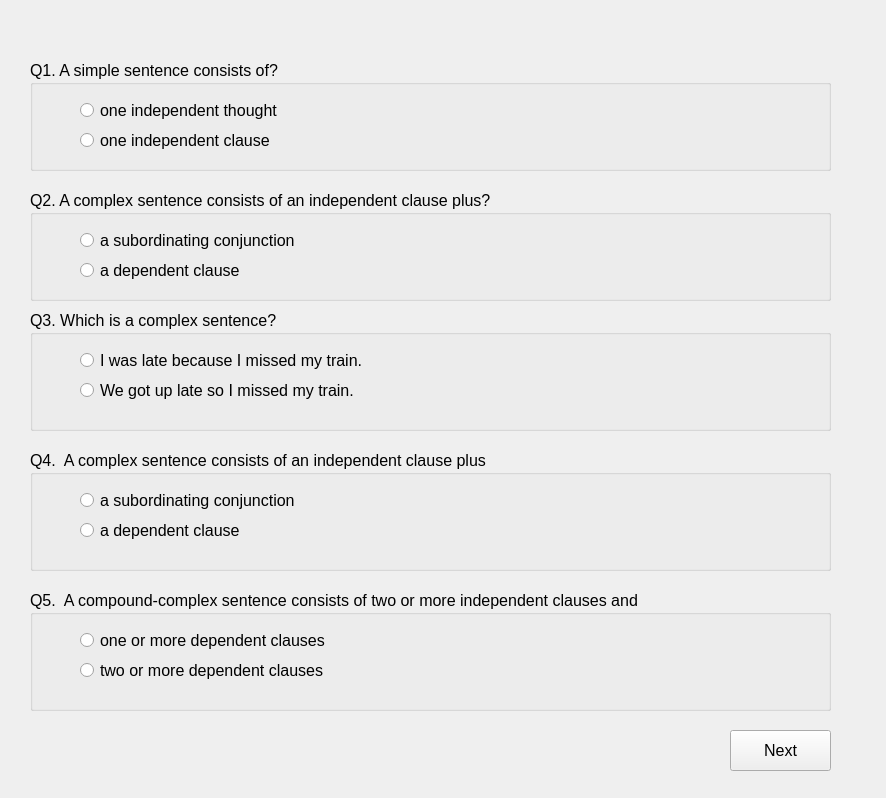
<?xml version="1.0" encoding="UTF-8"?>
<ui version="4.0">
 <class>TestForm1</class>
 <widget class="QWidget" name="TestForm1">
  <property name="geometry">
   <rect>
    <x>0</x>
    <y>0</y>
    <width>886</width>
    <height>798</height>
   </rect>
  </property>
  <property name="windowTitle">
   <string>Form</string>
  </property>
  <widget class="QGroupBox" name="groupBox">
   <property name="geometry">
    <rect>
     <x>30</x>
     <y>60</y>
     <width>801</width>
     <height>111</height>
    </rect>
   </property>
   <property name="font">
    <font>
     <pointsize>12</pointsize>
    </font>
   </property>
   <property name="title">
    <string>Q1. A simple sentence consists of?</string>
   </property>
   <widget class="QRadioButton" name="radioButton">
    <property name="geometry">
     <rect>
      <x>50</x>
      <y>40</y>
      <width>291</width>
      <height>20</height>
     </rect>
    </property>
    <property name="text">
     <string>one independent thought</string>
    </property>
   </widget>
   <widget class="QRadioButton" name="radioButton_2">
    <property name="geometry">
     <rect>
      <x>50</x>
      <y>70</y>
      <width>291</width>
      <height>20</height>
     </rect>
    </property>
    <property name="text">
     <string>one independent clause</string>
    </property>
   </widget>
  </widget>
  <widget class="QGroupBox" name="groupBox_2">
   <property name="geometry">
    <rect>
     <x>30</x>
     <y>190</y>
     <width>801</width>
     <height>111</height>
    </rect>
   </property>
   <property name="font">
    <font>
     <pointsize>12</pointsize>
    </font>
   </property>
   <property name="title">
    <string>Q2. A complex sentence consists of an independent clause plus?</string>
   </property>
   <widget class="QRadioButton" name="radioButton_3">
    <property name="geometry">
     <rect>
      <x>50</x>
      <y>40</y>
      <width>361</width>
      <height>20</height>
     </rect>
    </property>
    <property name="text">
     <string>a subordinating conjunction</string>
    </property>
   </widget>
   <widget class="QRadioButton" name="radioButton_4">
    <property name="geometry">
     <rect>
      <x>50</x>
      <y>70</y>
      <width>321</width>
      <height>20</height>
     </rect>
    </property>
    <property name="text">
     <string>a dependent clause</string>
    </property>
   </widget>
  </widget>
  <widget class="QGroupBox" name="groupBox_3">
   <property name="geometry">
    <rect>
     <x>30</x>
     <y>310</y>
     <width>801</width>
     <height>121</height>
    </rect>
   </property>
   <property name="font">
    <font>
     <pointsize>12</pointsize>
    </font>
   </property>
   <property name="title">
    <string>Q3. Which is a complex sentence?</string>
   </property>
   <widget class="QRadioButton" name="radioButton_5">
    <property name="geometry">
     <rect>
      <x>50</x>
      <y>40</y>
      <width>391</width>
      <height>20</height>
     </rect>
    </property>
    <property name="text">
     <string>I was late because I missed my train.</string>
    </property>
   </widget>
   <widget class="QRadioButton" name="radioButton_6">
    <property name="geometry">
     <rect>
      <x>50</x>
      <y>70</y>
      <width>361</width>
      <height>20</height>
     </rect>
    </property>
    <property name="text">
     <string>We got up late so I missed my train.</string>
    </property>
   </widget>
  </widget>
  <widget class="QGroupBox" name="groupBox_4">
   <property name="geometry">
    <rect>
     <x>30</x>
     <y>450</y>
     <width>801</width>
     <height>121</height>
    </rect>
   </property>
   <property name="font">
    <font>
     <pointsize>12</pointsize>
     <weight>50</weight>
     <bold>false</bold>
    </font>
   </property>
   <property name="title">
    <string>Q4.  A complex sentence consists of an independent clause plus </string>
   </property>
   <widget class="QRadioButton" name="radioButton_7">
    <property name="geometry">
     <rect>
      <x>50</x>
      <y>40</y>
      <width>301</width>
      <height>20</height>
     </rect>
    </property>
    <property name="text">
     <string>a subordinating conjunction</string>
    </property>
   </widget>
   <widget class="QRadioButton" name="radioButton_8">
    <property name="geometry">
     <rect>
      <x>50</x>
      <y>70</y>
      <width>301</width>
      <height>20</height>
     </rect>
    </property>
    <property name="text">
     <string>a dependent clause</string>
    </property>
   </widget>
  </widget>
  <widget class="QGroupBox" name="groupBox_5">
   <property name="geometry">
    <rect>
     <x>30</x>
     <y>590</y>
     <width>801</width>
     <height>121</height>
    </rect>
   </property>
   <property name="font">
    <font>
     <pointsize>12</pointsize>
    </font>
   </property>
   <property name="title">
    <string>Q5.  A compound-complex sentence consists of two or more independent clauses and</string>
   </property>
   <widget class="QRadioButton" name="radioButton_9">
    <property name="geometry">
     <rect>
      <x>50</x>
      <y>40</y>
      <width>341</width>
      <height>20</height>
     </rect>
    </property>
    <property name="text">
     <string>one or more dependent clauses</string>
    </property>
   </widget>
   <widget class="QRadioButton" name="radioButton_10">
    <property name="geometry">
     <rect>
      <x>50</x>
      <y>70</y>
      <width>311</width>
      <height>20</height>
     </rect>
    </property>
    <property name="text">
     <string>two or more dependent clauses</string>
    </property>
   </widget>
  </widget>
  <widget class="QPushButton" name="pushButton">
   <property name="geometry">
    <rect>
     <x>730</x>
     <y>730</y>
     <width>101</width>
     <height>41</height>
    </rect>
   </property>
   <property name="font">
    <font>
     <pointsize>12</pointsize>
    </font>
   </property>
   <property name="text">
    <string>Next</string>
   </property>
  </widget>
 </widget>
 <resources/>
 <connections>
  <connection>
   <sender>pushButton</sender>
   <signal>clicked()</signal>
   <receiver>TestForm1</receiver>
   <slot>GotoSlotTi2()</slot>
   <hints>
    <hint type="sourcelabel">
     <x>807</x>
     <y>758</y>
    </hint>
    <hint type="destinationlabel">
     <x>854</x>
     <y>754</y>
    </hint>
   </hints>
  </connection>
 </connections>
 <slots>
  <slot>GotoSlotTi2()</slot>
 </slots>
</ui>
